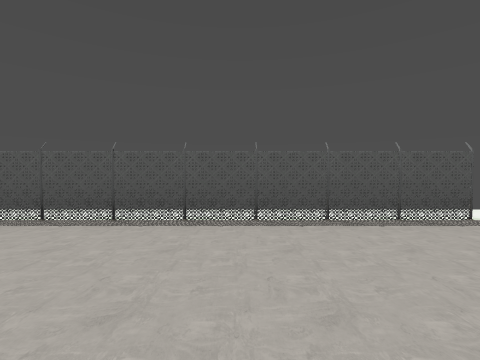
[1] (above)

16 first-person views from a walk through a level from a Godot 3-D game. The camera is 1.3 m above the floor, tilts 2° down and sees 85° across. The floor is counted in squares, 2 m on a side. Each view is taken from the middle of a square. On the plan, view 1 faces up. The plan holds only what a view shows up to about 9 squares ahead; the rest is blank. Some surface patterns are stand-ins.

[2]
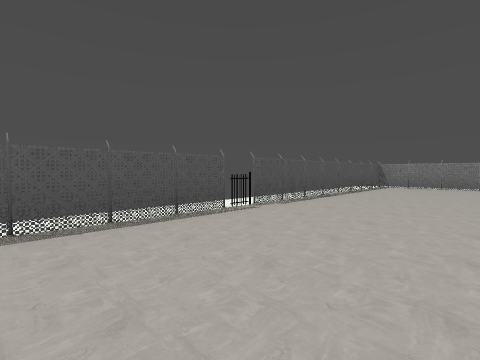

[3]
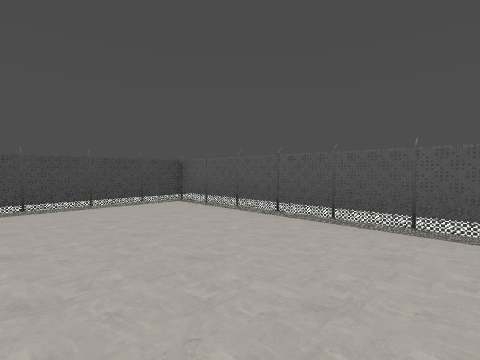

[4]
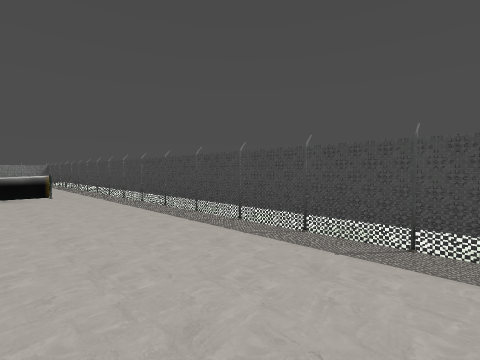

[5]
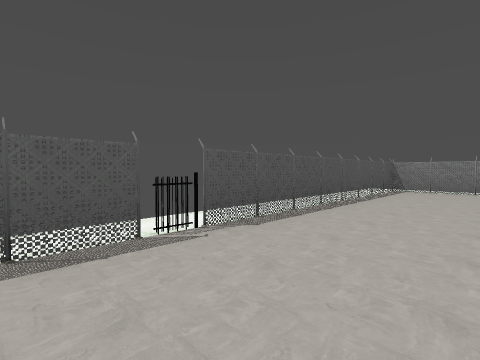

[6]
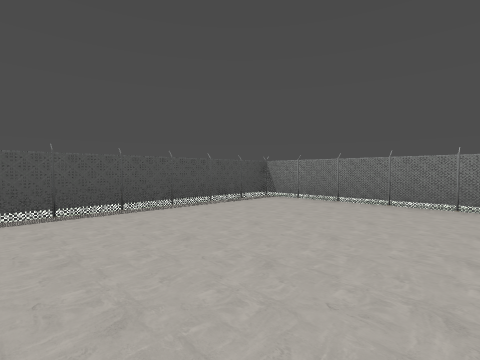

[7]
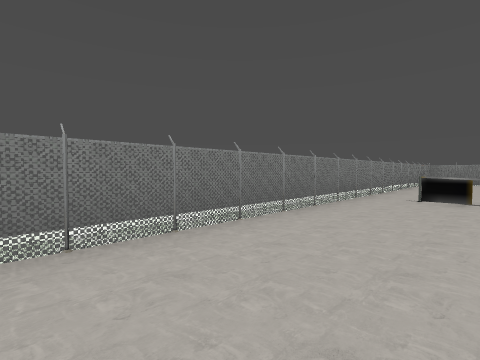

[8]
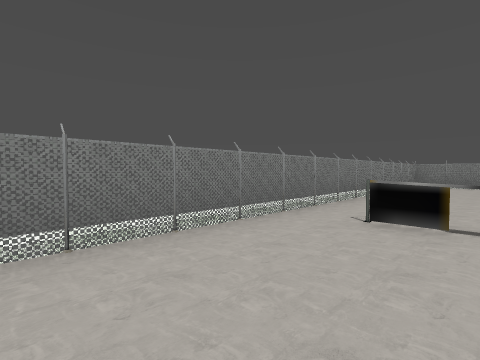

[9]
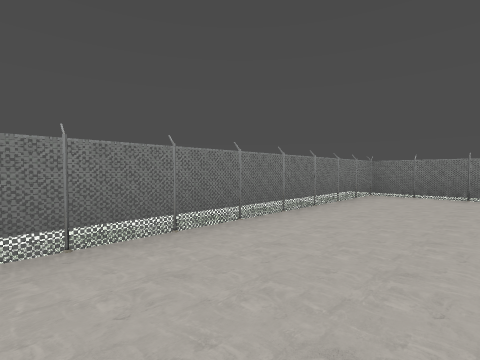

[10]
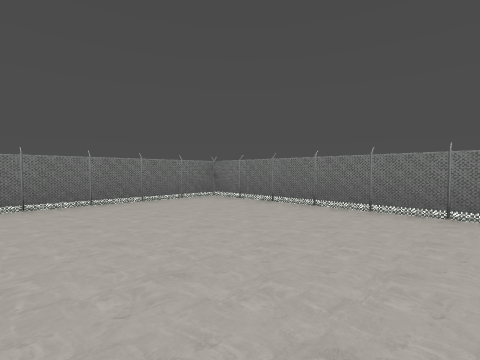

[11]
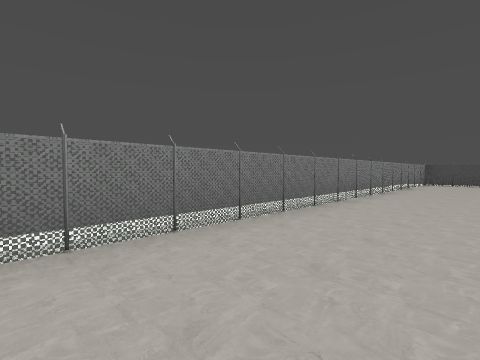

[12]
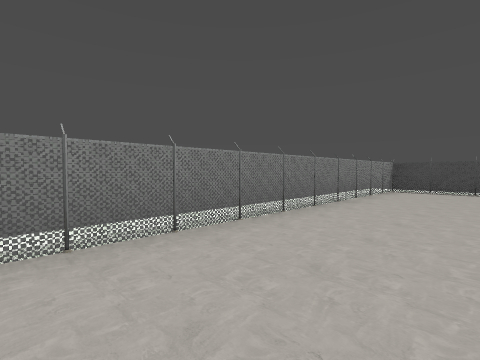

[13]
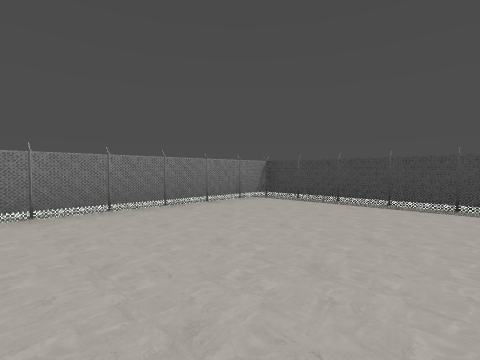

[14]
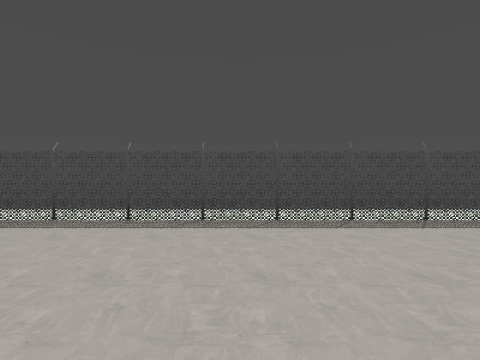

[15]
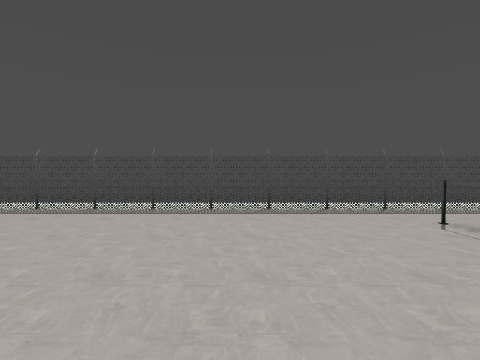

[16]
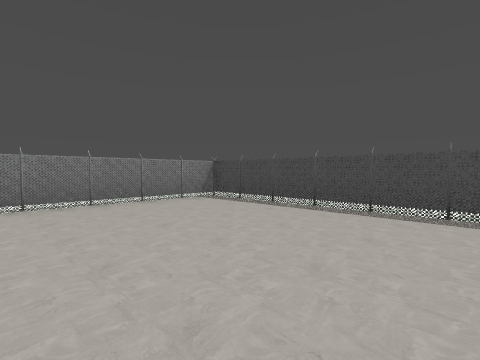

### Floor plan
Points are (right, up) in squares from view 1. A wall is a line through its corners. A room is listed if a view was taken in it or the views show most of it. See-through windows are left out.
Room 1 (views 1, 2, 3, 4, 5, 6, 7, 8)
walls: (3.1, 3.5) (-6.5, 3.5) (-6.5, -5.5); (9.1, -5.5) (10.2, -5.5); (11.5, -5.5) (11.5, 3.5) (3.2, 3.5)
low walls: (-5.2, -5.5) (-4.2, -5.5)
ways out: opening at (-6, -6) to room 2; opening at (11, -6) to room 2; gap at (3, 4)
Room 2 (views 9, 10, 11, 12, 13, 14, 15, 16)
walls: (-4.6, -5.5) (-5.2, -5.5); (-6.5, -5.5) (-6.5, -14.5) (11.5, -14.5) (11.5, -5.5)
ways out: opening at (-6, -6) to room 1; opening at (11, -6) to room 1

Where each view was taken, in squares from view 1:
view 1: 0 up, 0 right, facing up
view 2: 0 up, 0 right, facing up-right
view 3: 0 up, 1 left, facing up-left
view 4: 2 up, 4 left, facing down-left
view 5: 1 up, 2 right, facing up-right
view 6: 1 down, 6 right, facing up-right
view 7: 1 up, 9 right, facing down-right
view 8: 2 down, 9 right, facing down-right
view 9: 7 down, 9 right, facing down-right
view 10: 10 down, 6 right, facing down-right
view 11: 12 down, 8 right, facing down-left
view 12: 12 down, 3 right, facing down-left
view 13: 10 down, 1 left, facing down-left
view 14: 9 down, 3 left, facing left
view 15: 8 down, 2 left, facing left
view 16: 9 down, 2 left, facing down-left
